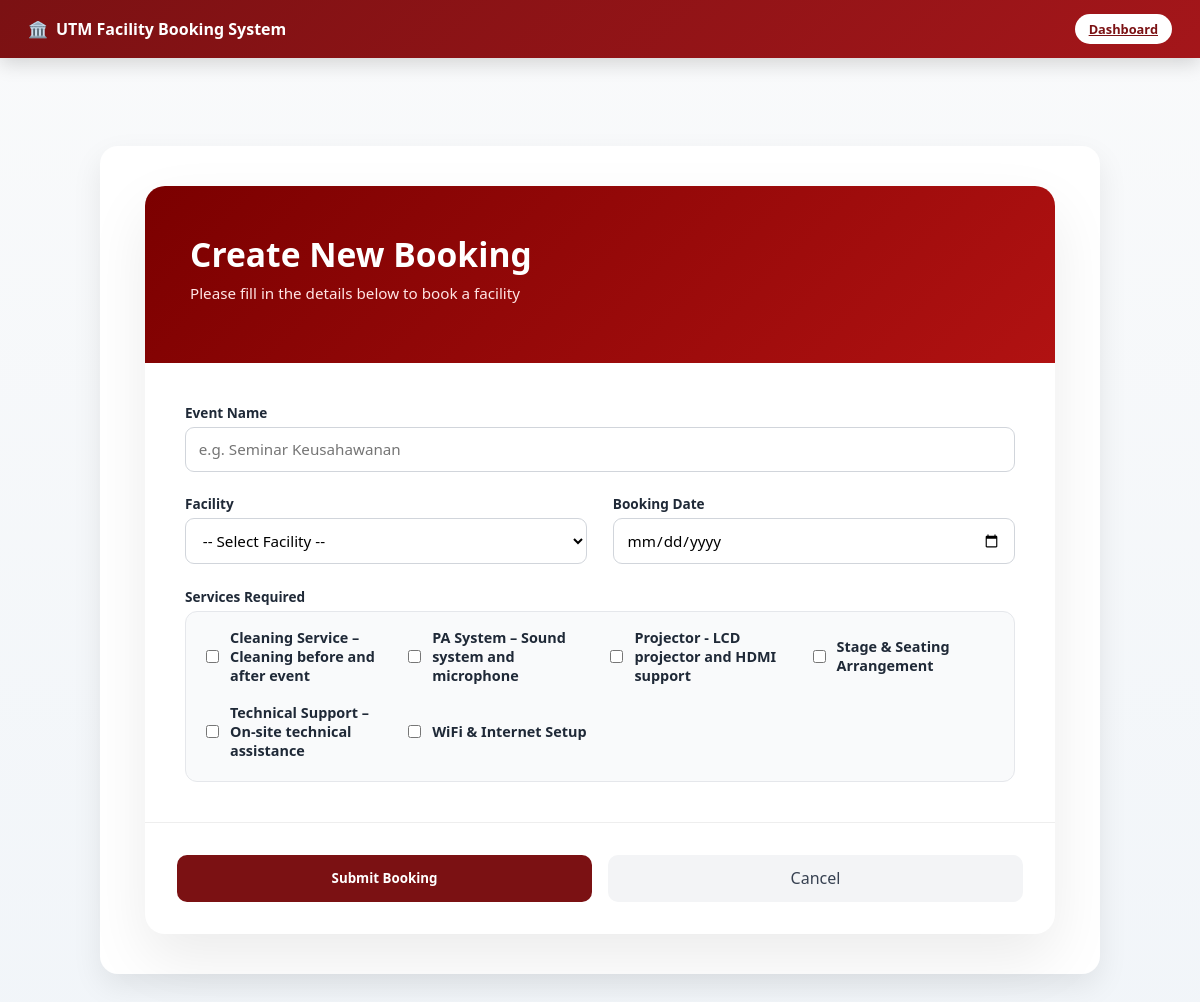
The page /create_booking.php (signed in) on the database its author committed.
### tables this page shows
CREATE TABLE `services` (
  `service_id` int NOT NULL,
  `service_name` varchar(150) DEFAULT NULL,
  `description` text,
  `department_id` int DEFAULT NULL
);

### create_booking.php (the view, shortened to what this page needs)
<?php
include '../db.php';
$services = $conn->query(
    "SELECT service_id, service_name FROM services ORDER BY service_name"
);
?>
<!DOCTYPE html>
<html lang="en">
<head>
<link rel="stylesheet" href="../css/style.css">
</head>
<body>
<header class="main-header">
  <div class="logo">🏛️ <strong>UTM Facility Booking System</strong></div>
  <div class="user-box">
    <a href="dashboard.php" class="logout-btn">Dashboard</a>
  </div>
</header>
<section class="page-wrapper">
  <div class="form-container">
    <div class="form-card">
      <div class="form-header">
        <h1>Create New Booking</h1>
        <p>Please fill in the details below to book a facility</p>
      </div>
      <form method="POST" action="create_booking_process.php">
        <div class="form-body">
          <div class="form-group full">
            <label>Event Name</label>
            <input type="text"
                   name="event_name"
                   placeholder="e.g. Seminar Keusahawanan"
                   required>
          </div>
          <div class="form-group">
            <label>Facility</label>
            <select name="facility_id" required>
              <option value="">-- Select Facility --</option>
            </select>
          </div>
          <div class="form-group">
            <label>Booking Date</label>
            <input type="date" name="booking_date" required>
          </div>
          <div class="form-group full">
            <label>Services Required</label>
            <div class="services-box">
              <?php while($s = $services->fetch_assoc()): ?>
                <label>
                  <input type="checkbox"
                         name="services[]"
                         value="<?= $s['service_id'] ?>">
                  <?= htmlspecialchars($s['service_name']) ?>
                </label>
              <?php endwhile; ?>
            </div>
          </div>
        </div>
        <div class="form-actions">
          <button type="submit">Submit Booking</button>
          <a href="dashboard.php">Cancel</a>
        </div>
      </form>
    </div>
  </div>
</section>
</body>
</html>

### style.css (style rules this page uses)
:root { --primary-color: #7b1113; --primary-dark: #5c0d0f; --bg-color: #f6f6f6; --text-main: #1f2937; --text-secondary: #6b7280; }
* { box-sizing: border-box; font-family: 'Segoe UI', system-ui, sans-serif; }
body { margin: 0; background: linear-gradient(180deg, #f9fafb, #f1f5f9); color: var(--text-main); }
.main-header, .utm-header { background: linear-gradient(135deg, #7b1113, #a4161a); color: white; padding: 14px 28px; display: flex; justify-content: space-between; align-items: center; box-shadow: 0 6px 18px rgba(0,0,0,0.15); position: sticky; top: 0; z-index: 1000; }
.logo { font-weight: 800; display: flex; align-items: center; gap: 8px; }
.user-box { display: flex; align-items: center; gap: 14px; font-size: 0.9rem; }
.logout-btn { background: white; color: #7b1113 !important; padding: 6px 14px; border-radius: 20px; font-size: 0.8rem; font-weight: 700; }
.page-wrapper { min-height: calc(100vh - 120px); padding: 3rem 1rem 4rem; }
.form-container { max-width: 950px; margin: auto; }
.form-card { background: white; border-radius: 20px; box-shadow: 0 25px 60px rgba(0,0,0,0.08); overflow: hidden; animation: fadeUp 0.6s ease; }
.form-header { background: linear-gradient(135deg, #7b0000, #b11212); padding: 45px; }
.form-header h1 { color: #ffffff; font-size: 2.1rem; font-weight: 800; margin: 0; }
.form-header p { color: #ffe5e5; margin-top: 6px; font-size: 0.95rem; }
.form-body { padding: 2.5rem; display: grid; grid-template-columns: 1fr 1fr; gap: 1.4rem 1.6rem; }
.form-group { display: flex; flex-direction: column; }
.form-group.full { grid-column: span 2; }
.form-group label { font-weight: 600; font-size: .85rem; margin-bottom: 5px; }
.form-group input, .form-group textarea { padding: .7rem .8rem; border-radius: 9px; border: 1px solid #d1d5db; font-size: .95rem; }
.form-actions { padding: 2rem; display: flex; gap: 1rem; border-top: 1px solid #eee; }
.form-actions button { flex: 1; background: var(--primary-color); border: none; color: white; border-radius: 10px; padding: .8rem; font-weight: 700; }
.form-actions a { flex: 1; text-align: center; background: #f3f4f6; border-radius: 10px; padding: .8rem; color: #374151; text-decoration: none; }
.form-group select { padding: .7rem .8rem; border-radius: 9px; border: 1px solid #d1d5db; font-size: .95rem; background: white; }
.services-box { display: grid; grid-template-columns: repeat(auto-fit, minmax(160px, 1fr)); gap: .8rem; background: #f9fafb; border: 1px solid #e5e7eb; border-radius: 12px; padding: 1rem; }
.services-box label { font-size: .9rem; display: flex; align-items: center; gap: .5rem; cursor: pointer; }
.form-container { background: #ffffff; border-radius: 18px; padding: 40px 45px; max-width: 1000px; margin: 40px auto; box-shadow: 0 12px 30px rgba(0,0,0,0.08); }

### rows shown on the page
services: service_name "Cleaning Service – Cleaning before and after event"
services: service_name "PA System – Sound system and microphone"
services: service_name "Projector - LCD projector and HDMI support"
services: service_name "Stage & Seating Arrangement"
services: service_name "Technical Support – On-site technical assistance"
services: service_name "WiFi & Internet Setup"
